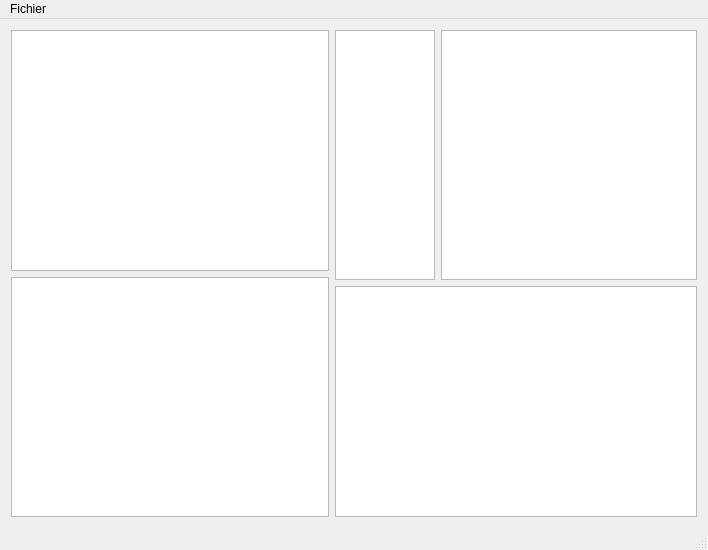
<?xml version="1.0" encoding="UTF-8"?>
<ui version="4.0">
 <class>MainWindow</class>
 <widget class="QMainWindow" name="MainWindow">
  <property name="geometry">
   <rect>
    <x>0</x>
    <y>0</y>
    <width>708</width>
    <height>550</height>
   </rect>
  </property>
  <property name="windowTitle">
   <string>MainWindow</string>
  </property>
  <widget class="QWidget" name="centralwidget">
   <layout class="QHBoxLayout" name="horizontalLayout_3">
    <item>
     <layout class="QVBoxLayout" name="verticalLayout_2">
      <item>
       <widget class="QGraphicsView" name="graphicsView_3"/>
      </item>
      <item>
       <widget class="QGraphicsView" name="graphicsView"/>
      </item>
     </layout>
    </item>
    <item>
     <layout class="QVBoxLayout" name="verticalLayout">
      <item>
       <layout class="QHBoxLayout" name="horizontalLayout_2">
        <item>
         <widget class="QTableView" name="tableView">
          <property name="sizePolicy">
           <sizepolicy hsizetype="Fixed" vsizetype="Expanding">
            <horstretch>0</horstretch>
            <verstretch>0</verstretch>
           </sizepolicy>
          </property>
          <property name="minimumSize">
           <size>
            <width>20</width>
            <height>250</height>
           </size>
          </property>
          <property name="maximumSize">
           <size>
            <width>100</width>
            <height>16777215</height>
           </size>
          </property>
         </widget>
        </item>
        <item>
         <widget class="QGraphicsView" name="graphicsView_2">
          <property name="sizePolicy">
           <sizepolicy hsizetype="Expanding" vsizetype="Expanding">
            <horstretch>0</horstretch>
            <verstretch>0</verstretch>
           </sizepolicy>
          </property>
          <property name="minimumSize">
           <size>
            <width>20</width>
            <height>250</height>
           </size>
          </property>
          <property name="maximumSize">
           <size>
            <width>16000</width>
            <height>16777215</height>
           </size>
          </property>
         </widget>
        </item>
       </layout>
      </item>
      <item>
       <widget class="QTextEdit" name="textEdit"/>
      </item>
     </layout>
    </item>
   </layout>
  </widget>
  <widget class="QMenuBar" name="menubar">
   <property name="geometry">
    <rect>
     <x>0</x>
     <y>0</y>
     <width>708</width>
     <height>27</height>
    </rect>
   </property>
   <widget class="QMenu" name="menuFichier">
    <property name="title">
     <string>Fichier</string>
    </property>
    <addaction name="actionOuvrir"/>
    <addaction name="actionSauver"/>
   </widget>
   <addaction name="menuFichier"/>
  </widget>
  <widget class="QStatusBar" name="statusbar"/>
  <action name="actionOuvrir">
   <property name="text">
    <string>Ouvrir...</string>
   </property>
  </action>
  <action name="actionSauver">
   <property name="text">
    <string>Sauver...</string>
   </property>
  </action>
 </widget>
 <layoutdefault spacing="6" margin="11"/>
 <resources/>
 <connections/>
</ui>
